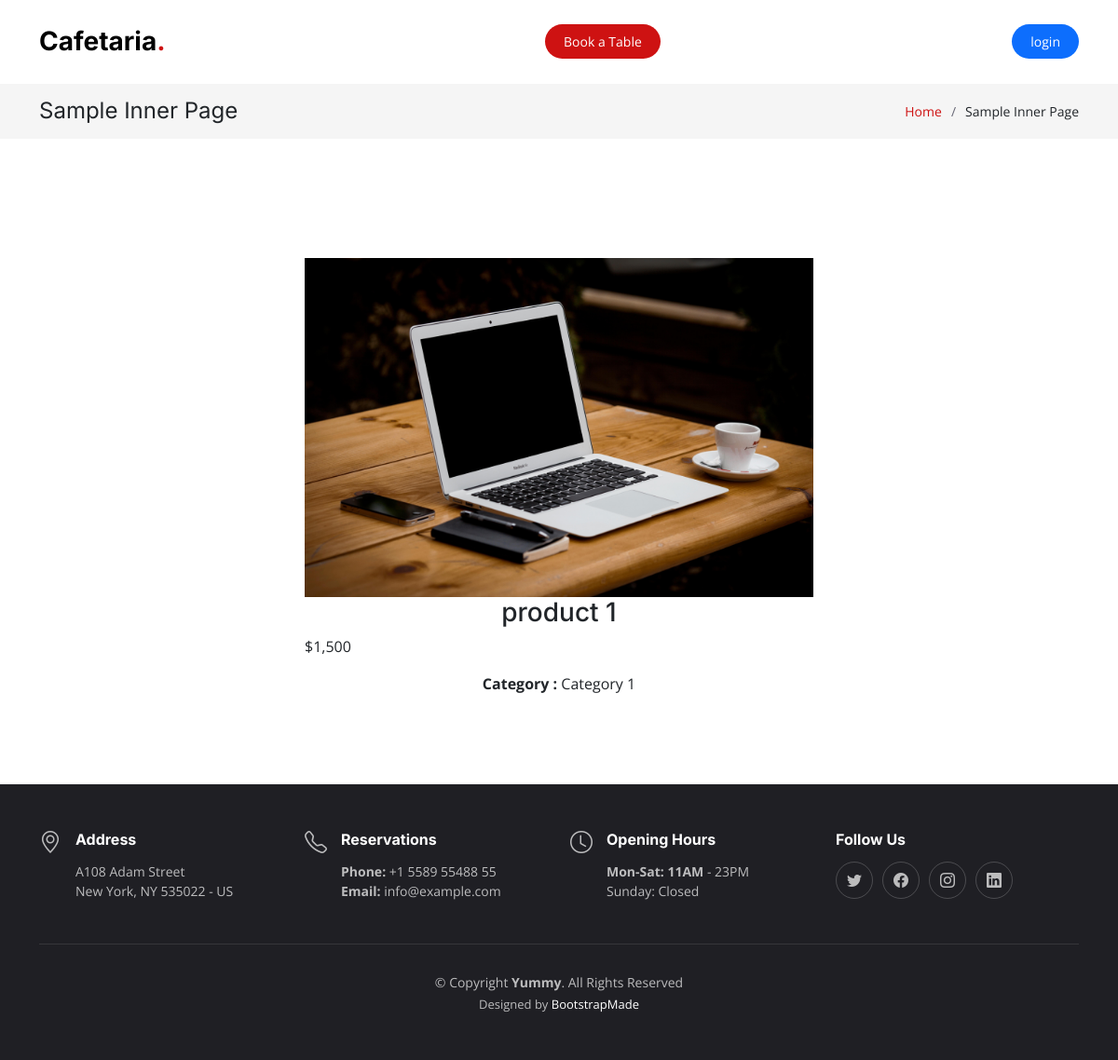
The app's page /views/Product/show.php?id=1 with its own data.
### tables this page shows
CREATE TABLE `products` (
  `id` int NOT NULL,
  `name` varchar(50) NOT NULL,
  `price` float NOT NULL,
  `image` varchar(255) NOT NULL,
  `category_id` int NOT NULL
);

CREATE TABLE `category` (
  `id` int NOT NULL,
  `name` varchar(30) NOT NULL,
  `description` text,
  `image` varchar(255) DEFAULT NULL
);

### controllers/ProductController.php (called while the page is built, shortened)
<?php
class Product
{
    public function show($id)
    {
        global $conn;
        $sql = "SELECT products.*, category.id AS category_id, category.name AS category_name
        FROM products JOIN category
        ON products.category_id = category.id
        WHERE products.id = '$id'";
        $result = $conn->query($sql);
        if ($result->num_rows == 1) {
            $product = $result->fetch_assoc();
            return $product;
        } else {
            return false;
        }
    }
}

### views/Product/show.php (the view, shortened to what this page needs)
<!DOCTYPE html>
<html lang="en">
<head>
    <link href="../../assets/vendor/bootstrap/css/bootstrap.min.css" rel="stylesheet" />
    <link href="../../assets/vendor/bootstrap-icons/bootstrap-icons.css" rel="stylesheet" />
    <link href="../../assets/vendor/aos/aos.css" rel="stylesheet" />
    <link href="../../assets/vendor/glightbox/css/glightbox.min.css" rel="stylesheet" />
    <link href="../../assets/vendor/swiper/swiper-bundle.min.css" rel="stylesheet" />
    <link rel="stylesheet" href="https://cdn.jsdelivr.net/npm/bootstrap@5.2.2/dist/css/bootstrap.min.css">
    <link href="../../assets/css/main.css" rel="stylesheet" />
</head>
<?php
include('../../includes/navbar.php');
?>
<?php
include('../../controllers/DBController.php');
include('../../controllers/ProductController.php');
$id = $_GET['id'];
$product = new Product();
$product = $product->show($id);
?>
<main id="main">
    <div class="breadcrumbs">
        <div class="container">
            <div class="d-flex justify-content-between align-items-center">
                <h2>Sample Inner Page</h2>
                <ol>
                    <li><a href="index.html">Home</a></li>
                    <li>Sample Inner Page</li>
                </ol>
            </div>
        </div>
    </div>
    <section class="sample-page">
        <div class="container mt-5">
            <div class="row">
                <div class="col-md-6 m-auto">
                    <img src="../../uploads/<?php echo $product['image']; ?>" class="w-100" alt="1.jpg" title="Laptop">
                    <h3 class="text-center">
                        <?php echo $product['name'];  ?>
                    </h3>
                    <p class="price">
                        <?php echo "$" . number_format($product['price']); ?>
                    </p>
                    <p class="text-center">
                        <strong>Category : </strong>
                        <?php echo $product['category_name'];  ?>
                    </p>
                </div>
            </div>
        </div>
    </section>
</main>
<?php include('../../includes/footer.php');

### assets/css/main.css (style rules this page uses)
:root { --font-default: "Open Sans", system-ui, -apple-system, "Segoe UI", Roboto, "Helvetica Neue", Arial, "Noto Sans", "Liberation Sans", sans-serif, "Apple Color Emoji", "Segoe UI Emoji", "Segoe UI Symbol", "Noto Color Emoji"; --font-primary: "Amatic SC", sans-serif; --font-secondary: "Inter", sans-serif; }
:root { --color-default: #212529; --color-primary: #ce1212; --color-secondary: #37373f; }
:root { scroll-behavior: smooth; }
body { font-family: var(--font-default); color: var(--color-default); }
a { color: var(--color-primary); text-decoration: none; }
h1, h2, h3, h4, h5, h6 { font-family: var(--font-secondary); }
section { overflow: hidden; padding: 80px 0; }
.breadcrumbs { padding: 15px 0; background: rgba(55, 55, 63, 0.05); margin-top: 90px; }
.breadcrumbs h2 { font-size: 24px; font-weight: 400; margin: 0; }
.breadcrumbs ol { display: flex; flex-wrap: wrap; list-style: none; padding: 0; margin: 0; font-size: 14px; }
.breadcrumbs ol li+li { padding-left: 10px; }
.breadcrumbs ol li+li::before { display: inline-block; padding-right: 10px; color: #676775; content: "/"; }
section { scroll-margin-top: 90px; }

### records on screen
products: image (picture), name "product 1", price "1,500", category.name "Category 1"
